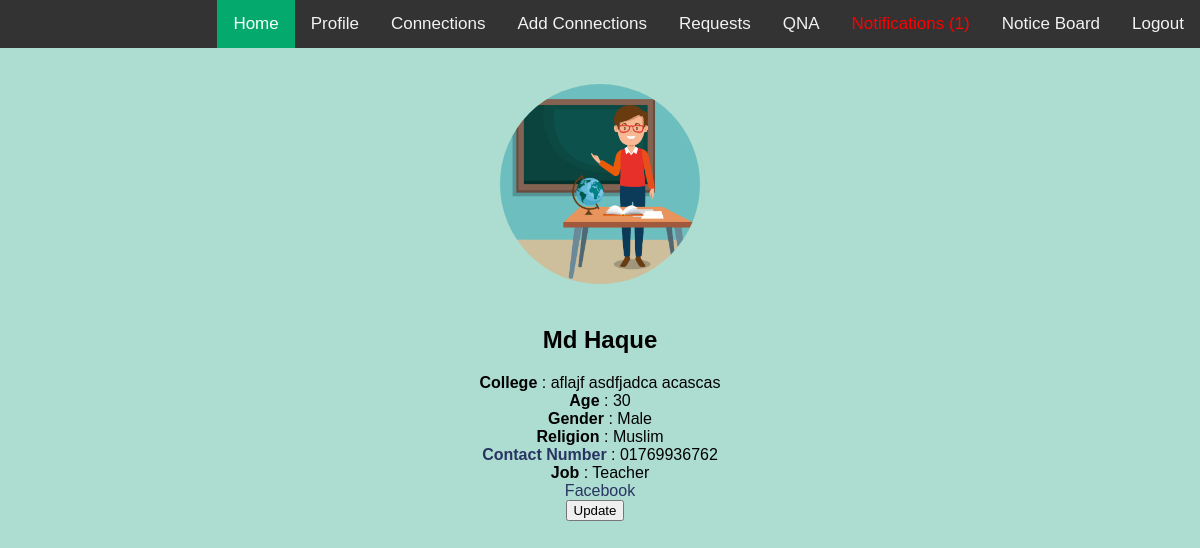
The page /teacher/ehshan (signed in) on the database its author committed.
### models/teachers.py (models this page shows, shortened)
class Teachers(db.Model):
    id = db.Column(db.Integer, primary_key=True)
    firstname = db.Column(db.String)
    lastname = db.Column(db.String)
    college = db.Column(db.String)
    age = db.Column(db.Integer)
    gender = db.Column(db.String)
    religion = db.Column(db.String)
    contact_number = db.Column(db.String)
    email = db.Column(db.String)
    fb_url = db.Column(db.String)
    job = db.Column(db.String)
    image_path = db.Column(db.String)
    username = db.Column(db.String, unique=True)
    student_usernames = db.Column(db.PickleType)
    @staticmethod
    def find_by_username(username, job):
        result = Teachers.query.with_entities(Teachers.firstname, Teachers.lastname, Teachers.college, Teachers.age,
                                              Teachers.gender, Teachers.religion, Teachers.contact_number,
                                              Teachers.fb_url, Teachers.job, Teachers.image_path,
                                              Teachers.username) \
            .filter_by(username=username, job=job.capitalize()).first()
        if result:
            return list(result)  # returning all information of a student in list
        else:
            return None

### resources/people.py (the view)
class Profile(Resource):
    @login_required
    def get(self, username, job):
        if current_user.job.lower() == "teacher" or username == current_user.username and job.lower() == 'student':
            person = Students.find_by_username(username, job) or Teachers.find_by_username(username, job)
            if person:
                data = {" ".join([person[x] for x in range(0, 2)]): [person[x] for x in range(2, len(person))]}
                return make_response(render_template("profile.html", data=data, notify=Notifications.pending()))
        elif current_user.job.lower() == "admin":
            person = Teachers.find_by_username(username, job)
            if person:
                data = {" ".join([person[x] for x in range(0, 2)]): [person[x] for x in range(2, len(person))]}
                return make_response(render_template("profile.html", data=data))
        else:
            flash("Please try again.")
            return make_response(render_template("message.html"))

### app.py (called while the page is built)
@login_manager.user_loader
def user_loader(user_id):
    return Users.query.get(int(user_id))

### models/notifications.py (called while the page is built)
    @staticmethod
    def pending():
        if current_user.is_authenticated:
            notifications = Notifications.query.filter_by(receiver=current_user.username, status="pending").count()
            return notifications
        else:
            return None

### models/students.py (called while the page is built)
    @staticmethod
    def find_by_username(username, job):
        result = Students.query.with_entities(Students.firstname, Students.lastname, Students.college, Students.age,
                                              Students.gender, Students.religion, Students.contact_number,
                                              Students.fb_url, Students.job, Students.image_path,
                                              Students.username) \
            .filter_by(username=username, job=job.capitalize()).first()
        if result:
            return list(result)  # returning all information of a student in list
        else:
            return None

### templates/profile.html (shortened to what this page needs)
{% extends "base.html" %}
{% block content %}
<head>
    <link rel="stylesheet" type="text/css" href="{{ url_for('static',filename='styles/profile.css') }}">
</head>
<body align="center" bgcolor="ADDDD0">
    {% for key, value in data.items() %}
    <br><br>
    <div class="img"> <img src="{{url_for('home')}}{{value[7]}}" alt="picture" height="200px" width="200px" style="border-radius:50%;"> </div> <br>
        <h2> {{key}} </h2>
    <b> College </b>: {{value[0]}} <br>
    <b> Age </b>: {{value[1]}} <br>
    <b> Gender </b>: {{value[2]}} <br>
    <b> Religion </b>: {{value[3]}} <br>
    <b><a class="link" href="tel:{{value[4]}}" > Contact Number </a></b>: {{value[4]}} <br>
    <b> Job </b>: {{value[6]}} <br>
        <a class="link" href="{{value[5]}}" target="_blank"> Facebook </a> <br>
   <form action="{{ url_for('receiveinfo', job=current_user.job.lower()) }}" method="POST">
            <input type="submit" style="margin-right: 10px" name="work" value="Update">
       </form>
    {%endfor%}
</body>
{% endblock %}

### static/styles/home.css (style rules this page uses)
body { margin: 0; font-family: Arial, Helvetica, sans-serif; }
.link { color: #293462; background-color: transparent; text-decoration: none; }

### static/styles/profile.css (style rules this page uses)
body { margin: 0; font-family: Arial, Helvetica, sans-serif; }
.link { color: #293462; background-color: transparent; text-decoration: none; }

### rows shown on the page
Teachers: college "aflajf asdfjadca acascas", gender "Male", religion "Muslim", contact_number "01769936762", job "Teacher"

### other values the page prints
{{ notify }} "1"
{{ key }} "Md Haque"
{{ value[1] }} "30"
